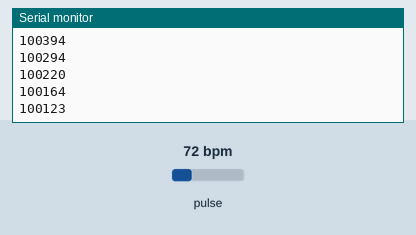
The sketch below on a simulated Arduino Uno, built with avr-gcc and run on an emulated ATmega328P. Parts: the last lines printed to the serial monitor. The test bench sets the inputs (shaded band); at power-on: pulse 72 bpm.

Above: at 1.2 s.
1.3 s: pulse set to 42 bpm
At 1.35 s:
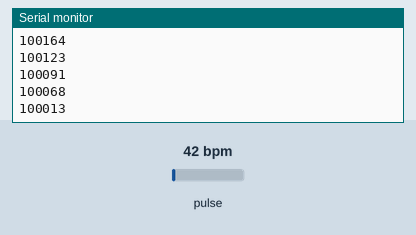
2.8 s: pulse set to 70 bpm
At 2.81 s:
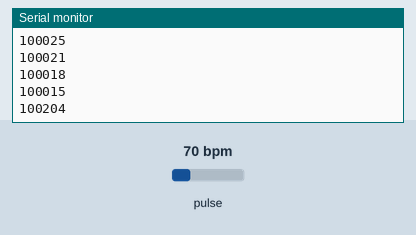
Timing chart, 0 to 5.8 s (numbered marks = the images above; inputs shaded):
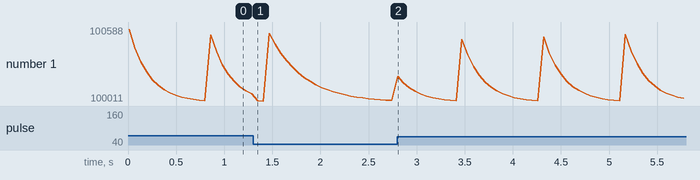

The sketch:

ppg_code.ino
```cpp
#include <Wire.h>
#include "MAX30105.h"

MAX30105 particleSensor;

void setup() {
  Serial.begin(115200);
  if (!particleSensor.begin(Wire, I2C_SPEED_STANDARD)) {
    Serial.println("MAX30102 not found. Check wiring.");
    while (1);
  }

  particleSensor.setup(); // default: 69 sample avg, 411 sample rate
}

void loop() {
  long irValue = particleSensor.getIR();
  Serial.println(irValue);
  delay(50); // approx 20Hz sampling
}
```

Measured:
- after the input at 1.3 s, the serial monitor: prints a new line after 0.05 s (image 1)
- plotted number 1: 100068 → 100015 after the input at 1.3 s
